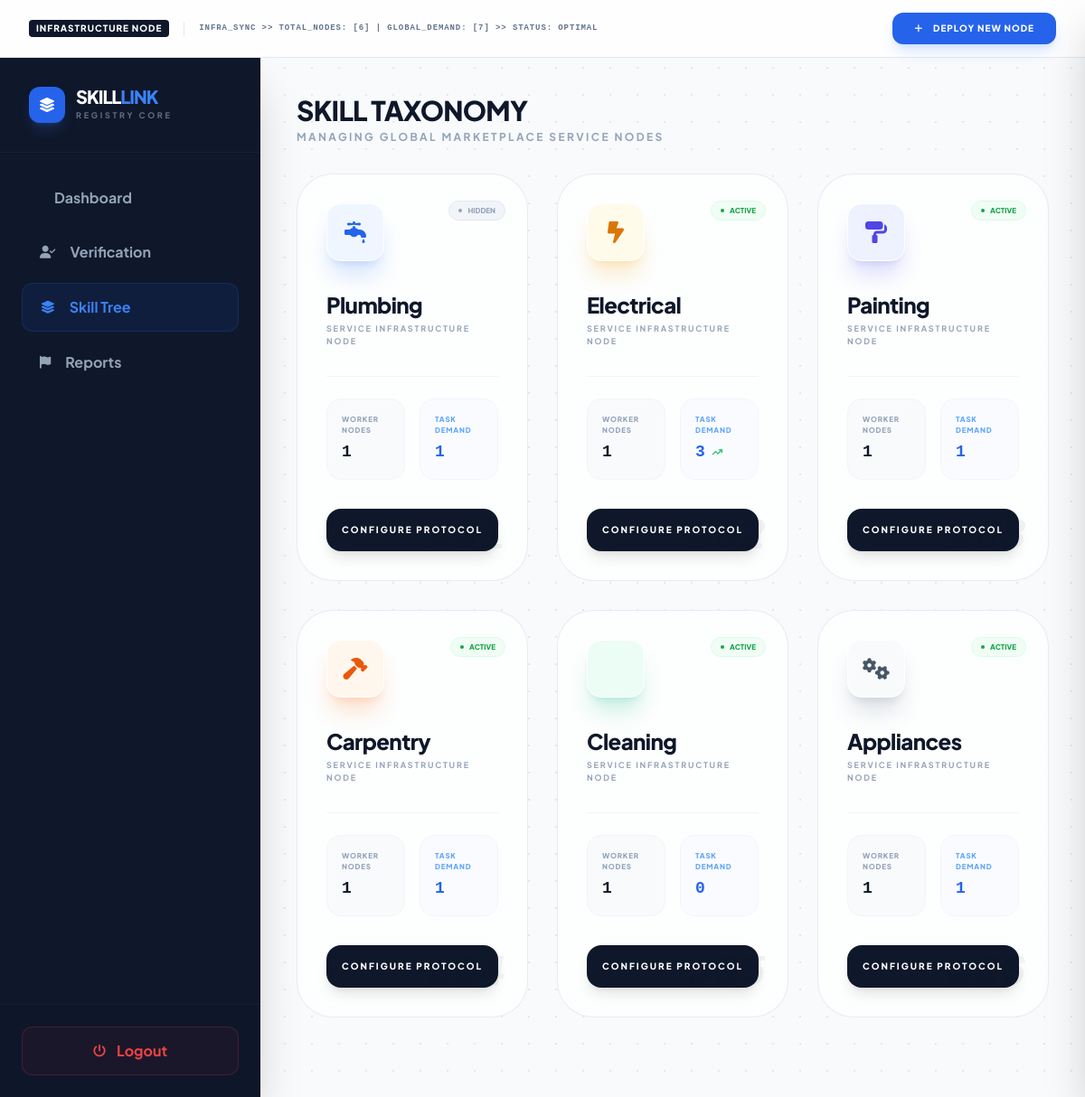
The app's page /admin/skills.php (signed in), older data.
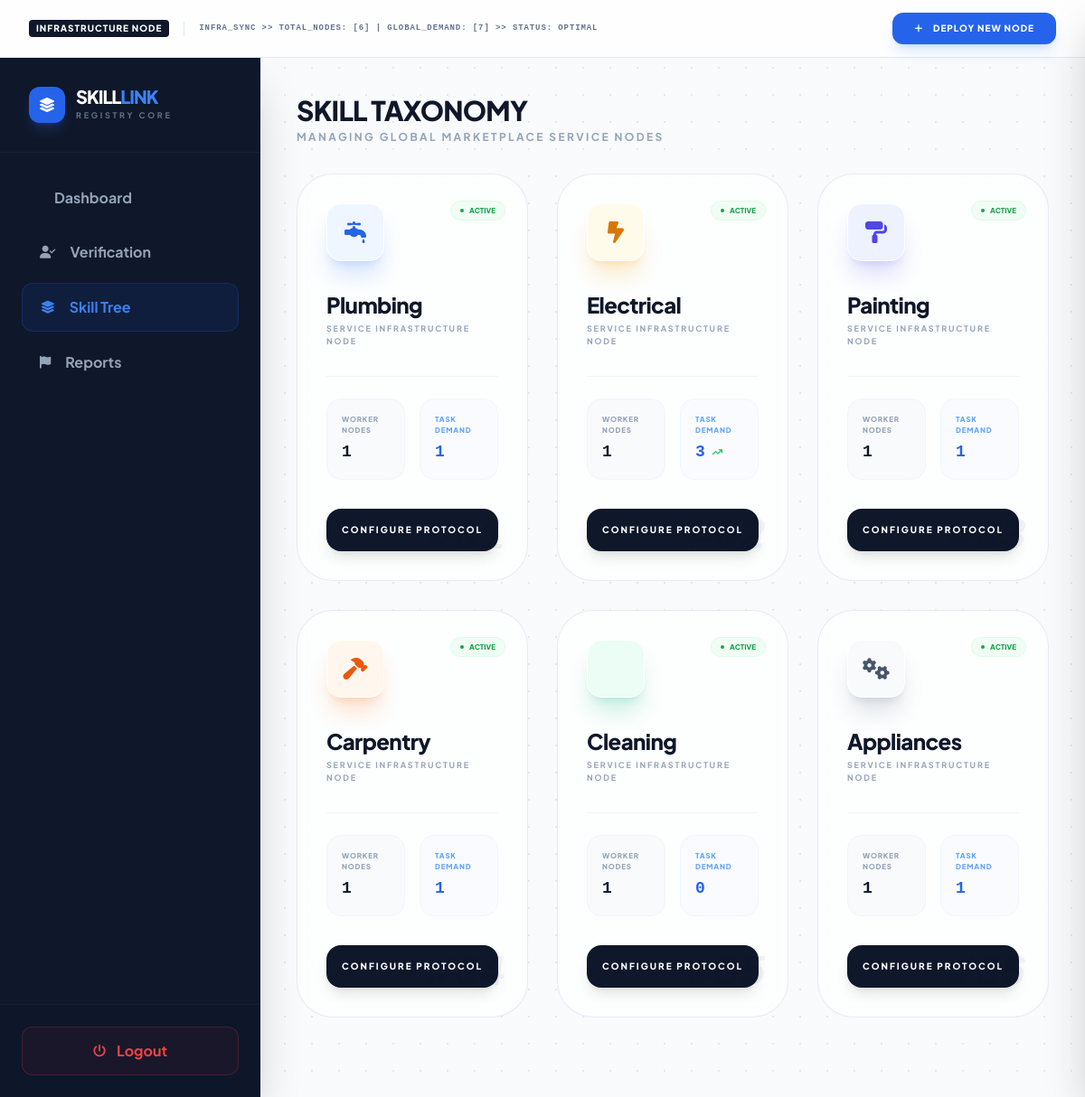
The same page, newer data.
### tables this page shows
CREATE TABLE `categories` (
  `id` int(11) NOT NULL,
  `cat_name` varchar(50) NOT NULL COMMENT 'Display name (e.g., Plumbing)',
  `cat_icon` varchar(50) NOT NULL COMMENT 'FontAwesome class (e.g., fa-wrench)',
  `sort_order` int(11) DEFAULT 0 COMMENT 'Controls UI display sequence',
  `status` enum('active','hidden') DEFAULT 'active' COMMENT 'Allows temporary hiding of categories',
  `created_at` timestamp NOT NULL DEFAULT current_timestamp()
);

### admin/skills.php (the view, shortened to what the changed rows need)
<?php
$base_path = dirname(__DIR__) . DIRECTORY_SEPARATOR;
require_once $base_path . 'includes' . DIRECTORY_SEPARATOR . 'config.php';
function getNodeStyles($name) {
    $name = strtolower($name);
    if (str_contains($name, 'plumb')) return ['color' => 'blue', 'glow' => 'shadow-blue-500/20', 'bg' => 'bg-blue-50'];
    if (str_contains($name, 'elect')) return ['color' => 'amber', 'glow' => 'shadow-amber-500/20', 'bg' => 'bg-amber-50'];
    if (str_contains($name, 'paint')) return ['color' => 'indigo', 'glow' => 'shadow-indigo-500/20', 'bg' => 'bg-indigo-50'];
    if (str_contains($name, 'clean')) return ['color' => 'emerald', 'glow' => 'shadow-emerald-500/20', 'bg' => 'bg-emerald-50'];
    if (str_contains($name, 'carp'))  return ['color' => 'orange', 'glow' => 'shadow-orange-500/20', 'bg' => 'bg-orange-50'];
    return ['color' => 'slate', 'glow' => 'shadow-slate-500/20', 'bg' => 'bg-slate-50'];
}
try {
    $query = "
        SELECT c.*,
            (SELECT COUNT(*) FROM worker_profiles WHERE category_id = c.id) as worker_count,
            (SELECT COUNT(*) FROM tasks WHERE category_id = c.id) as task_count
        FROM categories c
        ORDER BY c.sort_order ASC";
    $categories = $conn->query($query);
} catch (Exception $e) {
    error_log("Skill Tree Error: " . $e->getMessage());
}
?>
<!DOCTYPE html>
<html lang="en" class="h-full bg-slate-50">
<head>
    <script src="https://cdn.tailwindcss.com"></script>
    <link rel="stylesheet" href="https://cdnjs.cloudflare.com/ajax/libs/font-awesome/6.4.0/css/all.min.css">
</head>
<body class="h-screen overflow-hidden flex flex-col blueprint-bg text-slate-900">
    <div class="flex flex-1 overflow-hidden">
        <aside class="w-72 bg-slate-900 text-white flex flex-col h-full flex-none shadow-2xl z-40 relative">
            <div class="p-8 border-b border-slate-800/50">
                <div class="flex items-center gap-3">
                    <div>
                        <h2 class="text-xl font-black tracking-tighter uppercase leading-none">Skill<span class="text-blue-500">Link</span></h2>
                    </div>
                </div>
            </div>
        </aside>
        <main class="flex-1 overflow-y-auto custom-scrollbar p-10 space-y-8">
            <div>
                <h2 class="text-3xl font-black tracking-tight text-slate-900 uppercase">Skill Taxonomy</h2>
            </div>
            <div class="grid grid-cols-1 md:grid-cols-2 lg:grid-cols-3 gap-8 pb-12">
                <?php while($row = $categories->fetch_assoc()):
                    $styles = getNodeStyles($row['cat_name']);
                    $icon = !empty($row['cat_icon']) ? $row['cat_icon'] : (str_contains(strtolower($row['cat_name']), 'clean') ? 'fa-broom-ball' : 'fa-microchip');
                ?>
                <div class="hud-card p-8 rounded-[2.5rem] relative overflow-hidden group">
                    <div class="absolute top-6 right-6">
                        <span class="inline-flex items-center gap-1.5 text-[8px] font-black uppercase px-2.5 py-1 rounded-full border <?= $row['status'] === 'active' ? 'bg-green-50 text-green-600 border-green-100' : 'bg-slate-100 text-slate-400 border-slate-200' ?>">
                            <span class="w-1 h-1 rounded-full bg-current <?= $row['status'] === 'active' ? 'animate-pulse' : '' ?>"></span>
                            <?= $row['status'] ?>
                        </span>
                    </div>
                    <div class="w-16 h-16 rounded-2xl <?= $styles['bg'] ?> flex items-center justify-center text-2xl text-<?= $styles['color'] ?>-600 shadow-xl <?= $styles['glow'] ?> group-hover:scale-110 transition-all duration-500 mb-8 border border-white">
                        <i class="fas <?= htmlspecialchars($icon) ?>"></i>
                    </div>
                    <h3 class="text-2xl font-black text-slate-900 mb-1 tracking-tight"><?= htmlspecialchars($row['cat_name']) ?></h3>
                    <p class="text-[9px] font-bold text-slate-400 uppercase tracking-[0.2em]">Service Infrastructure Node</p>
                    <div class="grid grid-cols-2 gap-4 mt-8 pt-6 border-t border-slate-100">
                        <div class="bg-slate-50 p-4 rounded-2xl border border-slate-100">
                            <p class="text-[8px] font-black text-slate-400 uppercase tracking-widest mb-1">Worker Nodes</p>
                            <p class="text-lg font-bold font-mono text-slate-900"><?= number_format($row['worker_count']) ?></p>
                        </div>
                        <div class="bg-blue-50/30 p-4 rounded-2xl border border-blue-50">
                            <p class="text-[8px] font-black text-blue-400 uppercase tracking-widest mb-1">Task Demand</p>
                            <div class="flex items-center gap-2">
                                <p class="text-lg font-bold font-mono text-blue-600"><?= number_format($row['task_count']) ?></p>
                            </div>
                        </div>
                    </div>
                    <div class="mt-8">
                        <button onclick='openConfigDrawer(<?= json_encode($row) ?>)' class="w-full py-4 bg-slate-900 text-white text-[10px] font-black rounded-2xl uppercase tracking-[0.2em] hover:bg-blue-600 transition-all shadow-lg hover:shadow-blue-500/20">
                            Configure Protocol
                        </button>
                    </div>
                    <div class="absolute bottom-0 right-0 p-6 opacity-5 font-black text-5xl italic font-mono select-none">
                        #0<?= $row['sort_order'] ?>
                    </div>
                </div>
                <?php endwhile; ?>
            </div>
        </main>
    </div>
</body>
</html>

Row changes from the older to the newer data that the page shows:
changed categories "Plumbing": status "HIDDEN" → "ACTIVE"
